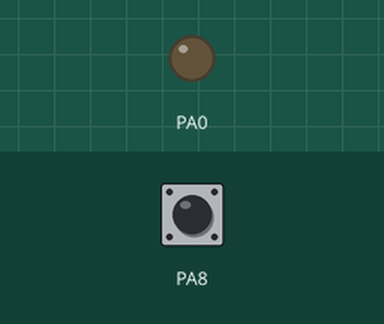
Recording of a sketch running on a simulated STM32 Blue Pill. Parts: output pins drawn as LEDs (lit = HIGH). Dashed ring = blinking. Inputs (shaded band) come from the test bench; at power-on: PA8 HIGH.

Above: at 1.2 s.
1.3 s: PA8 pulled LOW for 1 s
At 1.55 s:
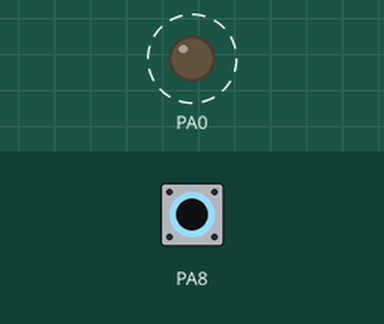
3.8 s: PA8 pulled LOW for 3.2 s
At 8.0 s:
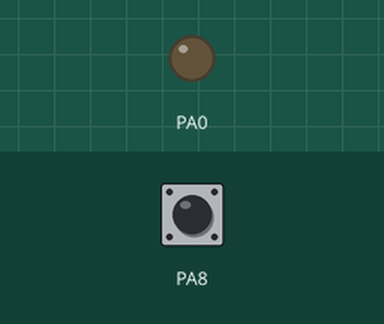
Timing chart, 0 to 9.5 s (numbered marks = the images above; inputs shaded):
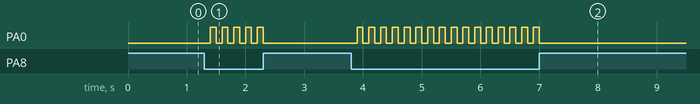

Measured:
- after the input at 1.3 s, PA0: alternates HIGH for 0.10 s and LOW for 0.10 s, 10 changes in all, then stays LOW, starting after 0.10 s
- after the input at 3.8 s, PA0: alternates HIGH for 0.10 s and LOW for 0.10 s, 32 changes in all, then stays LOW, starting after 0.10 s

The sketch:

alternar_led_con_boton_variables.ino
```cpp
bool led_encendido=false;
void setup() {
  pinMode(PA0,OUTPUT);
  pinMode(PA8,INPUT_PULLUP);
}
void loop() {
  if(digitalRead(PA8)==LOW){
    led_encendido=!led_encendido;
    delay(100);
  }
  digitalWrite(PA0,led_encendido);
}
```
